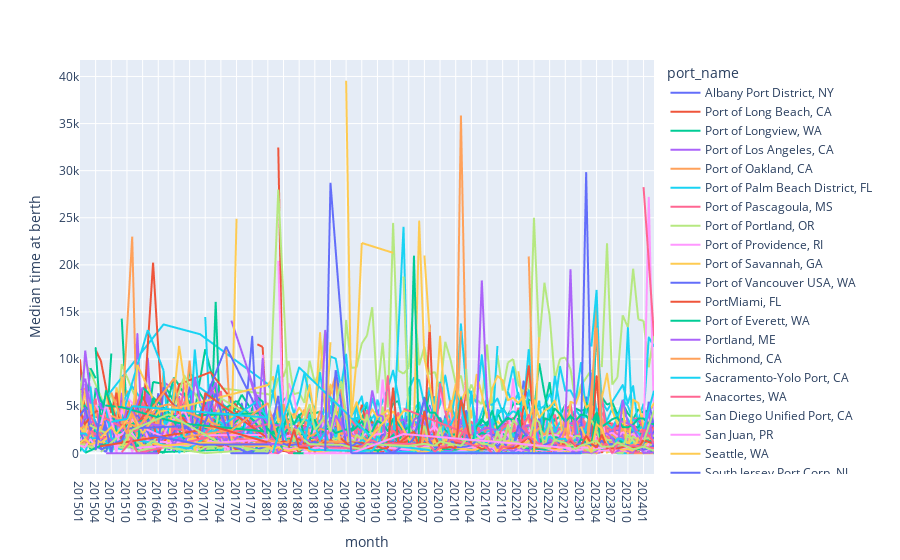

The notebook cell this image was saved under:
### Code cell
px.line(main_gdf[main_gdf.status==5].groupby(['port_name','month'],observed=True)['status_duration'].median(numeric_only=True).reset_index().sort_values('month'),
        x='month',y='status_duration',color='port_name', labels={'status_duration':'Median time at berth'}
)
